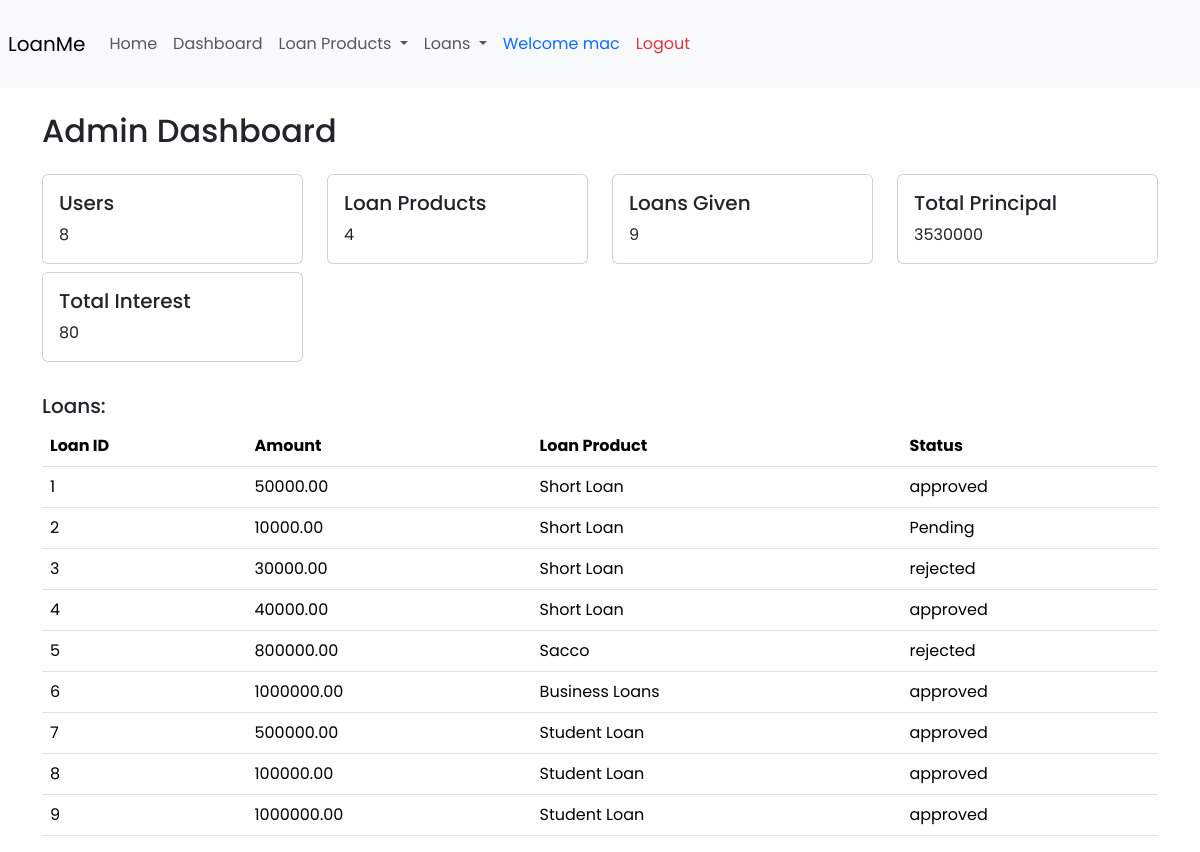
The page /dashboard/ (signed in) on the database its author committed.
### loans/models.py (models this page shows, shortened)
class Loan(models.Model):
    LOAN_STATUS_CHOICES = [
        ('approved', 'Approved'),
        ('pending', 'Pending'),
        ('rejected', 'Rejected'),
    ]
    borrower = models.ForeignKey(User, on_delete=models.CASCADE)
    loan_product = models.ForeignKey(LoanProduct, on_delete=models.CASCADE)
    status = models.CharField(max_length=20, choices=LOAN_STATUS_CHOICES, default='pending')
    loan_date = models.DateField()
    applied_amount = models.DecimalField(max_digits=10, decimal_places=2)
    total_principal_paid = models.DecimalField(max_digits=10, decimal_places=2, default=0.00)
    total_interest_paid = models.DecimalField(max_digits=10, decimal_places=2, default=0.00)
    total_penalties_paid = models.DecimalField(max_digits=10, decimal_places=2, default=0.00)
    due_amount = models.DecimalField(max_digits=10, decimal_places=2, blank=True, default=0.00)
    late_payment_penalties = models.DecimalField(max_digits=5, decimal_places=2, default=0.00)
    attachment = models.FileField(upload_to='loan_attachments/', null=True, blank=True)
    approved_date = models.DateField(blank=True, null=True, default=None)
    approved_by =  models.ForeignKey(User, on_delete=models.CASCADE,related_name='approved_by', blank=True, null=True)
    description = models.TextField(blank=True)
    remarks = models.TextField(blank=True)
    class Meta:
        db_table = "loans"

### loan_products/models.py (models this page shows)
class LoanProduct(models.Model):
    INTEREST_TYPE_CHOICES = [
        ('fixed', 'Fixed'),
        ('variable', 'Variable'),
    ]
    TERM_PERIOD_CHOICES = [
        ('days', 'Days'),
        ('weeks', 'Weeks'),
        ('months', 'Months'),
        ('years', 'Years'),
    ]
    STATUS_CHOICES = [
        ('active', 'Active'),
        ('inactive', 'Inactive'),
    ]
    id = models.AutoField(primary_key=True)
    product_name = models.CharField(max_length=100)
    product_description = models.TextField()
    minimum_amount = models.DecimalField(max_digits=12, decimal_places=2, default=0)
    maximum_amount = models.DecimalField(max_digits=12, decimal_places=2, default=0)
    interest_rate_per_year = models.DecimalField(max_digits=5, decimal_places=2, default=0)
    interest_type = models.CharField(max_length=10, choices=INTEREST_TYPE_CHOICES, default='fixed')
    max_term = models.IntegerField(default=0)
    term_period = models.CharField(max_length=10, choices=TERM_PERIOD_CHOICES, default='months')
    late_payment_penalties = models.DecimalField(max_digits=12, decimal_places=2, default=0)
    status = models.CharField(max_length=10, choices=STATUS_CHOICES, default='active')
    class Meta:
        db_table = "loan_product"

### loan_products/views.py (the view, shortened to what this page needs)
# urls.py: path('dashboard/', views.dashboard, name='dashboard'),
@login_required(login_url='/login/')
def dashboard(request):
    user_details = UserDetail.objects.get(user_id=request.user)
    loans = Loan.objects.all()
    if user_details.is_admin:
        template = 'admin_dashboard.html'
        users_count = UserDetail.objects.count()
        loan_products_count = LoanProduct.objects.count()
        loans_count = Loan.objects.count()
        total_principal = Loan.objects.aggregate(models.Sum('applied_amount'))['applied_amount__sum']
        total_interest = Loan.objects.aggregate(models.Sum('total_interest_paid'))['total_interest_paid__sum']
        context = {
            'users_count': users_count,
            'loan_products_count': loan_products_count,
            'loans_count': loans_count,
            'total_principal': total_principal,
            'total_interest': total_interest,
            'loans': loans,
        }
    return render(request, template, context)

### loan_products/templates/admin_dashboard.html (shortened to what this page needs)
{% extends 'layout.html' %}
{% block content %}
  <div class="row mb-3">
    <div class="col">
      <h2>Admin Dashboard</h2>
    </div>
  </div>
  <div class="row">
    <div class="col-md-3">
      <div class="card">
        <div class="card-body">
          <h5 class="card-title">Users</h5>
          <p class="card-text">{{ users_count }}</p>
        </div>
      </div>
    </div>
    <div class="col-md-3">
      <div class="card">
        <div class="card-body">
          <h5 class="card-title">Loan Products</h5>
          <p class="card-text">{{ loan_products_count }}</p>
        </div>
      </div>
    </div>
    <div class="col-md-3">
      <div class="card">
        <div class="card-body">
          <h5 class="card-title">Loans Given</h5>
          <p class="card-text">{{ loans_count }}</p>
        </div>
      </div>
    </div>
    <div class="col-md-3">
      <div class="card">
        <div class="card-body">
          <h5 class="card-title">Total Principal</h5>
          <p class="card-text">{{ total_principal }}</p>
        </div>
      </div>
    </div>
    <div class="col-md-3">
      <div class="card my-2">
        <div class="card-body">
          <h5 class="card-title">Total Interest</h5>
          <p class="card-text">{{ total_interest }}</p>
        </div>
      </div>
    </div>
  </div>
    <div class="row mt-4">
        <div class="col">
          <h5>Loans:</h5>
          {% if loans %}
            <table class="table">
                <thead>
                    <tr>
                        <th>Loan ID</th>
                        <th>Amount</th>
                        <th>Loan Product</th>
                        <th>Status</th>
                    </tr>
                </thead>
                <tbody>
                    {% for loan in loans %}
                        <tr>
                            <td>{{ loan.id }}</td>
                            <td>{{ loan.applied_amount }}</td>
                            <td>{{ loan.loan_product.product_name }}</td>
                            <td>{{ loan.status }}</td>
                        </tr>
                    {% endfor %}
                </tbody>
            </table>
          {% else %}
            <p>No loans found.</p>
          {% endif %}
        </div>
      </div>
  </div>
{% endblock %}

### loan_products/templates/layout.html (shortened to what this page needs)
<!DOCTYPE html>
<html lang="en">
<head>
    {% load bootstrap5 %}
    {% bootstrap_css %}
</head>
<body>
  <nav class="navbar navbar-expand-lg navbar-light bg-light mx-auto px-2 py-4">
    <a class="navbar-brand" href="#">LoanMe</a>
    <div class="collapse navbar-collapse w-100" id="navbarNav">
        <ul class="navbar-nav">
            <li class="nav-item active">
                <a class="nav-link"  class="nav-link text-primary" href="{% url 'home' %}">Home</a>
            </li>
            {% if user.is_authenticated %}
            <li class="nav-item">
              <a  class="nav-link " href="{% url 'dashboard' %}">Dashboard</a>
            </li>
            {% endif %}
            {% if user.is_authenticated %}
            <li class="nav-item dropdown">
                <a class="nav-link dropdown-toggle" href="#" id="navbarDropdown" role="button" data-bs-toggle="dropdown" aria-expanded="false">
                    Loan Products
                </a>
            </li>
            <li class="nav-item dropdown">
                <a class="nav-link dropdown-toggle" href="#" id="navbarDropdown" role="button" data-bs-toggle="dropdown" aria-expanded="false">
                    Loans
                </a>
            </li>
            <li class="nav-item text-primary">
                <a href="#" class="nav-link text-primary">
                    Welcome {{ request.user }}
                </a>
            </li>
            <li class="nav-item">
                <a class="nav-link text-danger" href="{% url 'logout' %}">Logout</a>
            </li>
            {% else %}
            <li class="nav-item">
                <a class="nav-link text-success" href="{% url 'login' %}">Login</a>
            </li>
            {% endif %}
        </ul>
    </div>
</nav>
<div class="container mt-4">
    {% block content %}{% endblock %}
</body>
</html>

### loan_products/templates/layout.html (style rules this page uses)
body { font-family: 'Poppins', sans-serif; }

### rows shown on the page
Loan: id "1", applied_amount "50000.00", loan_product.product_name "Short Loan", status "approved"
Loan: id "2", applied_amount "10000.00", loan_product.product_name "Short Loan", status "Pending"
Loan: id "3", applied_amount "30000.00", loan_product.product_name "Short Loan", status "rejected"
Loan: id "4", applied_amount "40000.00", loan_product.product_name "Short Loan", status "approved"
Loan: id "5", applied_amount "800000.00", loan_product.product_name "Sacco", status "rejected"
Loan: id "6", applied_amount "1000000.00", loan_product.product_name "Business Loans", status "approved"
Loan: id "7", applied_amount "500000.00", loan_product.product_name "Student Loan", status "approved"
Loan: id "8", applied_amount "100000.00", loan_product.product_name "Student Loan", status "approved"
Loan: id "9", applied_amount "1000000.00", loan_product.product_name "Student Loan", status "approved"

### other values the page prints
{{ request.user }} "mac"
{{ users_count }} "8"
{{ loan_products_count }} "4"
{{ loans_count }} "9"
{{ total_principal }} "3530000"
{{ total_interest }} "80"
